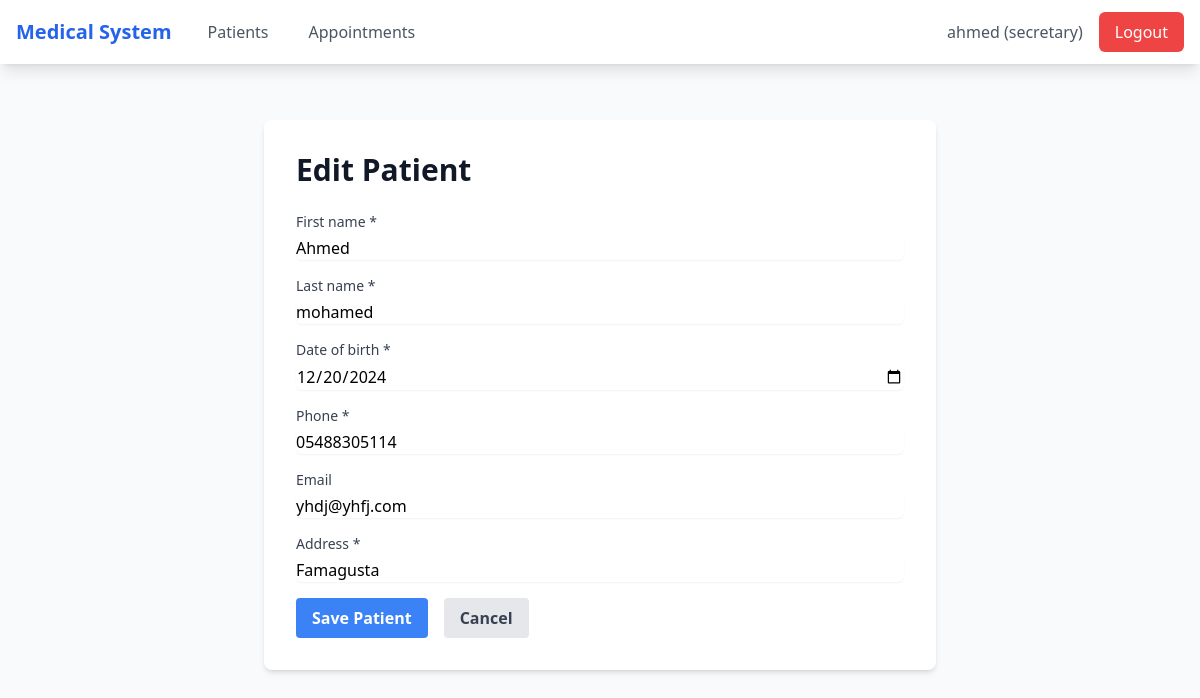
/patients/1/edit/ (signed in), run on the app's committed database.
### users/models.py (models this page shows, shortened)
class CustomUser(AbstractUser):
    DOCTOR = 'doctor'
    SECRETARY = 'secretary'
    ROLE_CHOICES = [
        (DOCTOR, 'Doctor'),
        (SECRETARY, 'Secretary'),
    ]
    role = models.CharField(
        max_length=10,
        choices=ROLE_CHOICES,
        default=DOCTOR,
    )
    email = models.EmailField(unique=True)  # Make email required and unique
    founded_in = models.DateField(null=True, blank=True)

### apps/models.py (models this page shows, shortened)
class Patient(models.Model):
    first_name = models.CharField(max_length=100)
    last_name = models.CharField(max_length=100)
    date_of_birth = models.DateField()
    phone = models.CharField(max_length=15)
    email = models.EmailField(blank=True, null=True)
    address = models.TextField()
    created_at = models.DateTimeField(auto_now_add=True)
    updated_at = models.DateTimeField(auto_now=True)

### apps/views.py (the view)
# urls.py: path('patients/<int:pk>/edit/', views.PatientUpdateView.as_view(), name='patient_update'),
class PatientUpdateView(LoginRequiredMixin, IsSecretaryMixin, UpdateView):
    model = Patient
    template_name = 'patients/patient_form.html'
    fields = ['first_name', 'last_name', 'date_of_birth', 'phone', 'email', 'address']
    success_url = reverse_lazy('patient_list')

### apps/views.py (called while the page is built)
    def test_func(self):
        return self.request.user.role == 'secretary'

### templates/patients/patient_form.html (shortened to what this page needs)
{% extends 'base.html' %}
{% block content %}
<div class="container mx-auto px-4 py-8">
    <div class="max-w-2xl mx-auto bg-white p-8 rounded-lg shadow-md">
        <h1 class="text-3xl font-bold text-gray-900 mb-6">
            {% if form.instance.pk %}Edit{% else %}New{% endif %} Patient
        </h1>
        <form method="post" class="space-y-4">
            {% for field in form %}
                <div class="mb-4">
                    <label for="{{ field.id_for_label }}" class="block text-sm font-medium text-gray-700 mb-1">
                        {{ field.label }}{% if field.field.required %} *{% endif %}
                    </label>
                    {% if field.name == 'date_of_birth' %}
                        <input type="date"
                               name="{{ field.name }}"
                               id="{{ field.id_for_label }}"
                               class="mt-1 block w-full rounded-md border-gray-300 shadow-sm focus:border-blue-500 focus:ring-blue-500"
                               {% if field.value %}value="{{ field.value|date:'Y-m-d' }}"{% endif %}
                               required>
                    {% else %}
                        <input type="{{ field.field.widget.input_type }}"
                               name="{{ field.name }}"
                               id="{{ field.id_for_label }}"
                               class="mt-1 block w-full rounded-md border-gray-300 shadow-sm focus:border-blue-500 focus:ring-blue-500"
                               {% if field.value %}value="{{ field.value }}"{% endif %}
                               {% if field.field.required %}required{% endif %}>
                    {% endif %}
                </div>
            {% endfor %}
            <div class="mt-6 flex items-center space-x-4">
                <button type="submit"
                        class="bg-blue-500 hover:bg-blue-600 text-white font-semibold py-2 px-4 rounded focus:outline-none focus:ring-2 focus:ring-blue-500 focus:ring-opacity-50">
                    Save Patient
                </button>
                <a href="{% url 'patient_list' %}" class="bg-gray-200 hover:bg-gray-300 text-gray-700 font-semibold py-2 px-4 rounded">
                    Cancel
                </a>
            </div>
        </form>
    </div>
</div>
{% endblock %}

### templates/base.html (shortened to what this page needs)
<!DOCTYPE html>
<html lang="en">
<head>
    <script src="https://cdn.tailwindcss.com"></script>
</head>
<body class="bg-gray-50">
    <nav class="bg-white shadow-lg relative z-30">
        <div class="max-w-7xl mx-auto px-4">
            <div class="flex justify-between h-16">
                <div class="flex">
                    <a href="{% url 'dashboard' %}" class="flex items-center text-xl font-bold text-blue-600">
                        Medical System
                    </a>
                    {% if user.is_authenticated %}
                        <div class="hidden md:ml-6 md:flex space-x-4">
                            <a href="{% url 'patient_list' %}" class="inline-flex items-center px-3 py-2 text-gray-600 hover:text-blue-600">Patients</a>
                            <a href="{% url 'appointment_list' %}" class="inline-flex items-center px-3 py-2 text-gray-600 hover:text-blue-600">Appointments</a>
                        </div>
                    {% endif %}
                </div>
                <div class="flex items-center">
                    {% if user.is_authenticated %}
                        <div class="hidden md:flex items-center space-x-4">
                            <span class="text-gray-600">{{ user.username }} ({{ user.role }})</span>
                            <form id="logout-form" action="{% url 'logout' %}" method="POST" class="inline">
                                <button type="submit" class="bg-red-500 hover:bg-red-600 text-white px-4 py-2 rounded-md">Logout</button>
                            </form>
                        </div>
                    {% else %}
                        <div class="hidden md:block">
                            <a href="{% url 'login' %}" class="bg-blue-500 hover:bg-blue-600 text-white px-4 py-2 rounded-md">Login</a>
                        </div>
                    {% endif %}
                </div>
            </div>
        </div>
    </nav>
    <main class="max-w-7xl mx-auto px-4 py-6">
        {% block content %}
        {% endblock %}
    </main>
</body>
</html>

### data on the page
CustomUser: username "ahmed", role "secretary"
Patient: first_name "Ahmed" "mohamed" "05488305114" "yhdj@yhfj.com" "Famagusta", date_of_birth "12/20/2024"

### other printed values
{{ field.label }} "First name" "Last name" "Date of birth" "Phone" "Email" "Address"
